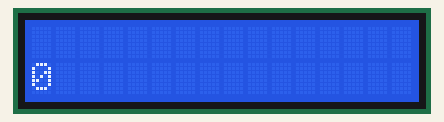
This sketch was run on a simulated Arduino Uno, built with avr-gcc and run on an emulated ATmega328P. On the bench: 16×2 character LCD.

Above: at 0.1 s.
At 4.1 s:
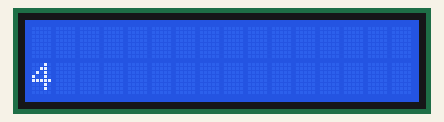
At 9.1 s:
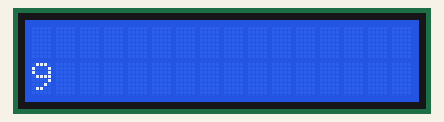
At 19.1 s:
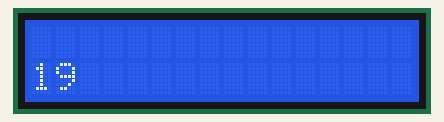
At 29.1 s:
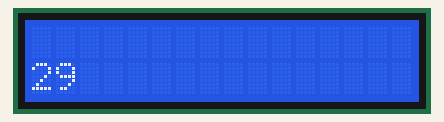
At 39.1 s:
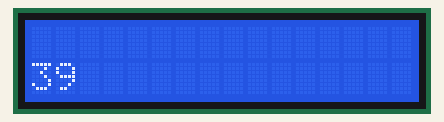

The sketch:

lcd_ekran_potansiyometre_saniye_sayaci1.ino
```cpp
#include <LiquidCrystal.h> // LiquidCrystal kütüphanesini projeye ekle

LiquidCrystal lcd(12, 11, 5, 4, 3, 2); // LCD ekran nesnesi oluşturuluyor ve hangi pinlere bağlı olduğu belirtiliyor

void setup() {
  lcd.begin(16, 2); // LCD ekranın boyutunu (16x2) belirle ve başlat
  lcd.print(""); // LCD ekranı başlangıçta boş bir string ile temizle
}

void loop() {
lcd.setCursor(0, 1); // konumu belirler 0. sütununda ve 1. satırında
lcd.print(millis() / 1000);
// Arduino kartının başlatıldığından bu yana geçen milisaniyeyi döndürür.
//Bu değer 1000'e bölünerek saniye cinsine dönüştürülür.

 }
```

Measured:
- what the display in image 1 shows lasts 1.0 s, from 4.0 s to 5.0 s
